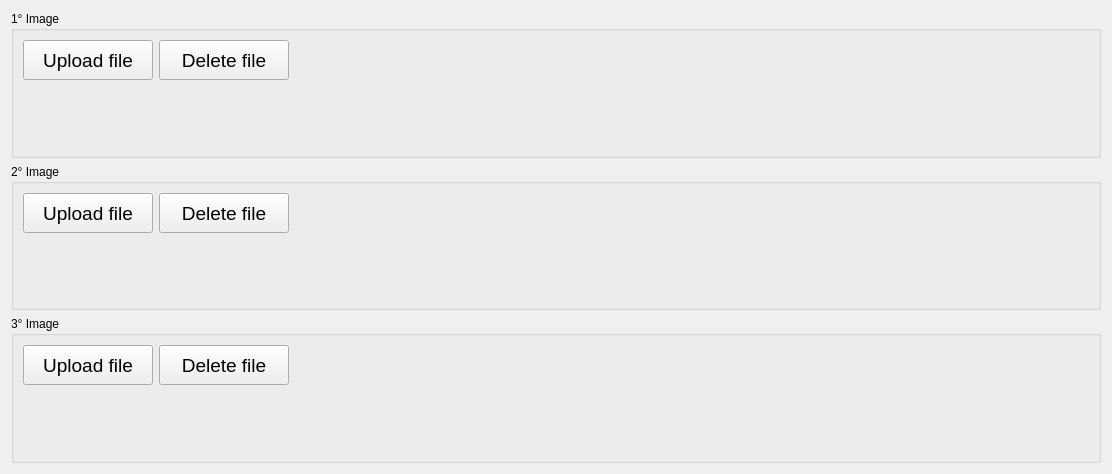
          <widget class="QWidget" name="scrollAreaWidgetContents_12">
           <property name="geometry">
            <rect>
             <x>0</x>
             <y>0</y>
             <width>1112</width>
             <height>474</height>
            </rect>
           </property>
           <layout class="QGridLayout" name="gridLayout_56">
            <item row="0" column="0">
             <layout class="QVBoxLayout" name="verticalLayout_51">
              <item>
               <widget class="QGroupBox" name="groupBox_29">
                <property name="title">
                 <string>1° Image</string>
                </property>
                <layout class="QGridLayout" name="gridLayout_49">
                 <item row="0" column="0">
                  <layout class="QHBoxLayout" name="horizontalLayout_82">
                   <property name="sizeConstraint">
                    <enum>QLayout::SetMinimumSize</enum>
                   </property>
                   <item>
                    <widget class="QPushButton" name="button_open_file_one">
                     <property name="sizePolicy">
                      <sizepolicy hsizetype="Fixed" vsizetype="Fixed">
                       <horstretch>0</horstretch>
                       <verstretch>0</verstretch>
                      </sizepolicy>
                     </property>
                     <property name="minimumSize">
                      <size>
                       <width>130</width>
                       <height>40</height>
                      </size>
                     </property>
                     <property name="maximumSize">
                      <size>
                       <width>130</width>
                       <height>40</height>
                      </size>
                     </property>
                     <property name="font">
                      <font>
                       <pointsize>14</pointsize>
                      </font>
                     </property>
                     <property name="text">
                      <string>Upload file</string>
                     </property>
                    </widget>
                   </item>
                   <item>
                    <widget class="QPushButton" name="button_delete_file_one">
                     <property name="sizePolicy">
                      <sizepolicy hsizetype="Fixed" vsizetype="Fixed">
                       <horstretch>0</horstretch>
                       <verstretch>0</verstretch>
                      </sizepolicy>
                     </property>
                     <property name="minimumSize">
                      <size>
                       <width>130</width>
                       <height>40</height>
                      </size>
                     </property>
                     <property name="maximumSize">
                      <size>
                       <width>130</width>
                       <height>40</height>
                      </size>
                     </property>
                     <property name="font">
                      <font>
                       <pointsize>14</pointsize>
                      </font>
                     </property>
                     <property name="text">
                      <string>Delete file</string>
                     </property>
                    </widget>
                   </item>
                   <item>
                    <spacer name="horizontalSpacer_41">
                     <property name="orientation">
                      <enum>Qt::Horizontal</enum>
                     </property>
                     <property name="sizeHint" stdset="0">
                      <size>
                       <width>40</width>
                       <height>20</height>
                      </size>
                     </property>
                    </spacer>
                   </item>
                  </layout>
                 </item>
                 <item row="1" column="0">
                  <widget class="QLabel" name="label_image_pic_one">
                   <property name="text">
                    <string/>
                   </property>
                  </widget>
                 </item>
                </layout>
               </widget>
              </item>
              <item>
               <widget class="QGroupBox" name="groupBox_31">
                <property name="title">
                 <string>2° Image</string>
                </property>
                <layout class="QGridLayout" name="gridLayout_53">
                 <item row="0" column="0">
                  <layout class="QVBoxLayout" name="verticalLayout_49">
                   <item>
                    <layout class="QHBoxLayout" name="horizontalLayout_78">
                     <item>
                      <widget class="QPushButton" name="button_open_file_two">
                       <property name="minimumSize">
                        <size>
                         <width>130</width>
                         <height>40</height>
                        </size>
                       </property>
                       <property name="maximumSize">
                        <size>
                         <width>130</width>
                         <height>40</height>
                        </size>
                       </property>
                       <property name="font">
                        <font>
                         <pointsize>14</pointsize>
                        </font>
                       </property>
                       <property name="text">
                        <string>Upload file</string>
                       </property>
                      </widget>
                     </item>
                     <item>
                      <widget class="QPushButton" name="button_delete_file_two">
                       <property name="minimumSize">
                        <size>
                         <width>130</width>
                         <height>40</height>
                        </size>
                       </property>
                       <property name="maximumSize">
                        <size>
                         <width>130</width>
                         <height>40</height>
                        </size>
                       </property>
                       <property name="font">
                        <font>
                         <pointsize>14</pointsize>
                        </font>
                       </property>
                       <property name="text">
                        <string>Delete file</string>
                       </property>
                      </widget>
                     </item>
                     <item>
                      <spacer name="horizontalSpacer_42">
                       <property name="orientation">
                        <enum>Qt::Horizontal</enum>
                       </property>
                       <property name="sizeHint" stdset="0">
                        <size>
                         <width>40</width>
                         <height>20</height>
                        </size>
                       </property>
                      </spacer>
                     </item>
                    </layout>
                   </item>
                   <item>
                    <widget class="QLabel" name="label_image_pic_two">
                     <property name="text">
                      <string/>
                     </property>
                    </widget>
                   </item>
                  </layout>
                 </item>
                </layout>
               </widget>
              </item>
              <item>
               <widget class="QGroupBox" name="groupBox_32">
                <property name="title">
                 <string>3° Image</string>
                </property>
                <layout class="QGridLayout" name="gridLayout_55">
                 <item row="0" column="0">
                  <layout class="QVBoxLayout" name="verticalLayout_50">
                   <item>
                    <layout class="QHBoxLayout" name="horizontalLayout_94">
                     <item>
                      <widget class="QPushButton" name="button_open_file_three">
                       <property name="minimumSize">
                        <size>
                         <width>130</width>
                         <height>40</height>
                        </size>
                       </property>
                       <property name="maximumSize">
                        <size>
                         <width>130</width>
                         <height>40</height>
                        </size>
                       </property>
                       <property name="font">
                        <font>
                         <pointsize>14</pointsize>
                        </font>
                       </property>
                       <property name="text">
                        <string>Upload file</string>
                       </property>
                      </widget>
                     </item>
                     <item>
                      <widget class="QPushButton" name="button_delete_file_three">
                       <property name="minimumSize">
                        <size>
                         <width>130</width>
                         <height>40</height>
                        </size>
                       </property>
                       <property name="maximumSize">
                        <size>
                         <width>130</width>
                         <height>40</height>
                        </size>
                       </property>
                       <property name="font">
                        <font>
                         <pointsize>14</pointsize>
                        </font>
                       </property>
                       <property name="text">
                        <string>Delete file</string>
                       </property>
                      </widget>
                     </item>
                     <item>
                      <spacer name="horizontalSpacer_43">
                       <property name="orientation">
                        <enum>Qt::Horizontal</enum>
                       </property>
                       <property name="sizeHint" stdset="0">
                        <size>
                         <width>40</width>
                         <height>20</height>
                        </size>
                       </property>
                      </spacer>
                     </item>
                    </layout>
                   </item>
                   <item>
                    <widget class="QLabel" name="label_image_pic_three">
                     <property name="text">
                      <string/>
                     </property>
                    </widget>
                   </item>
                  </layout>
                 </item>
                </layout>
               </widget>
              </item>
             </layout>
            </item>
           </layout>
          </widget>
